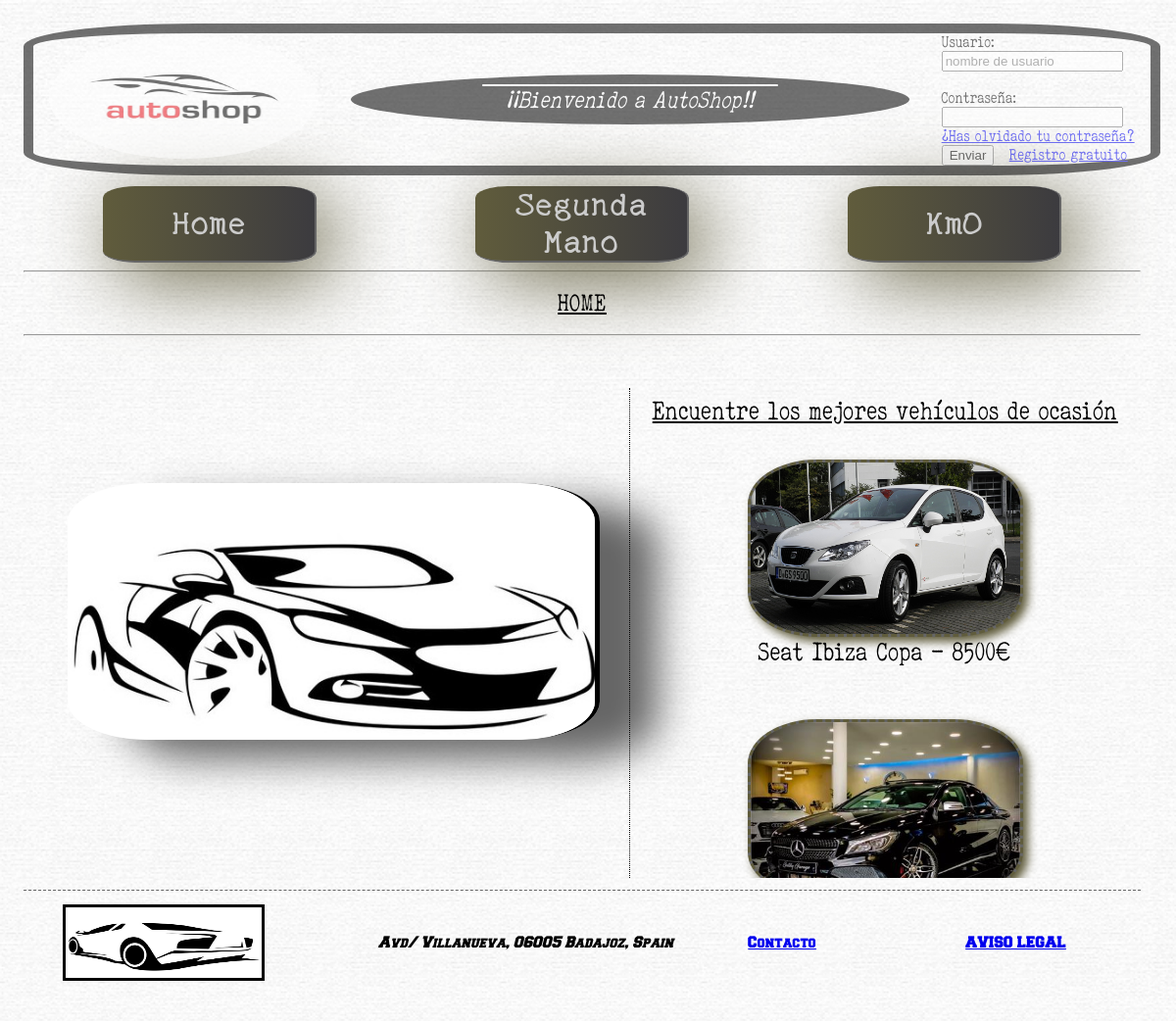
The page / on the database its author committed.
### tables this page shows
CREATE TABLE IF NOT EXISTS `secciones` (
  `id` int(11) NOT NULL AUTO_INCREMENT,
  `nombre` varchar(18) NOT NULL,
  `items` varchar(1000) DEFAULT NULL,
  `titulo` varchar(50) NOT NULL,
  PRIMARY KEY (`id`)
);

### php_PDO_POO/clasePaginacion.php (called while the page is built, shortened)
<?php
	class clasePaginacion extends DataObject {
		public static function registrosPagina($pagina, $tabla){
			$conexion = parent::conectar();
			if (($pagina) > 0){
				$sql = "SELECT * FROM " . $tabla . " LIMIT " . (($pagina -1)*TAMANIO_PAGINA) . "," . TAMANIO_PAGINA . ";";
			}else{
				$sql = "SELECT * FROM " . $tabla . ";";
			}
			try{
				$st = $conexion->prepare($sql);
				$st->execute();
				$registros = $st->fetchAll();
				return $registros;
			}catch( PDOException $e ){
				die( "Recuperacion registros fallido: " . $e->getMessage() . " en la línea: " . $e->getLine());
			}finally{
				parent::desconectar( $conexion );
			}
		}
	}
?>

### index.php (the view, shortened to what this page needs)
<!doctype html>
<html lang="es">
	<head>
		<link rel="stylesheet" type="text/css" href="style_index.css"/>
	</head>
	<body>
		<header>
			<a href="index.php">
					<img id="icono" src="Imagenes/Logo-autoshop.jpg" alt="logo" width="275" height="125"/>
			</a>
			<h1>&ensp;&ensp;¡¡Bienvenido a AutoShop!!&ensp;&ensp;</h1>
			<?php
					if(!empty($_SESSION['usuario'])){
						if ($_SESSION['usuario']=='admin'){
							echo '<aside class="registrado">
								<table border="2">
									<tr><th> <strong>  Usuario: ' . $_SESSION['usuario'] . '</strong> </th>
									</tr>
									<tr><th> <a href="updatear_perfil.php"> ACTUALIZAR PERFIL </a> <tr><th>
									<tr><th> <a href="registro_item.php"> REGISTRAR VEHÍCULO </a> <tr><th>
									<tr><th> <a href="registro_seccion.php"> GESTIONAR SECCIONES </a> <tr><th>
								</table>
								<p><a href="cerrar_sesion.php"> LOGOUT </p></a>
							</aside>';
						}
						else{
							echo '<aside class="registrado">
								<table border="2">
									<tr><th> <strong>  Usuario: ' . $_SESSION['usuario'] . '</strong> </th>
									</tr>
									<tr><th> <a href="updatear_perfil.php"> ACTUALIZAR PERFIL </a> <tr><th>
								</table>
								<p><a href="cerrar_sesion.php"> LOGOUT </p></a>
							</aside>';
						}
					}
					else{
						echo '
							<aside>
								<form name="comprueba_login" id="comprueba_login" method="POST" action="comprueba_login.php" autocomplete="on" onsubmit="return validarFormularioLogin();">
									<label for="user"> Usuario: </label> <br>
									<input name="usuario" id="user" type="text" placeholder="nombre de usuario"/>
									<br><br>
									<label for="password"> Contraseña: </label> <br>
									<input name="password" id="password" type="password" />
									<p><a href="recuperar_contraseña.html">¿Has olvidado tu contraseña?</a></p>
									<input type="submit" id="btn_submit" value="Enviar"> &nbsp;
									<a href="registro_usuario.php"> Registro gratuito </a>
								</form>
							</aside>
						';
					}
			?>
		</header>
        <nav id="navigation">
			<?php
                    require_once("php_PDO_POO/clasePaginacion.php");
					$secciones = clasePaginacion::registrosPagina(0, TABLA_SECCIONES);
			?>
            <ul id="bar">
                <?php
                    foreach($secciones as $seccion){
                            echo '<a class="lbar" href="' . $seccion['nombre'] . '.php"><li class="linksBar">' . $seccion['titulo'] . '</li></a>';
                    }
                ?>
            </ul>
		</nav>
		<hr>
		<main>
        	<h2 class="tituloseccion"> HOME </h2>
			<hr>
			<section id="sectHome">
				<article id="mainImgHome">
					<figure>
					  <img src="Imagenes/foto7.jpg" alt="mainimg" width="600" height="500">
					</figure>
				</article>
				<article class="minigallery">
					<h2> Encuentre los mejores vehículos de ocasión </h2>
					<a href="item1.php">
						<figure>
							<img src="Imagenes/Catalogo/Seat_Ibiza_Copa.jpg" alt="coche1_seat" width="275" height="175">
							<figcaption> Seat Ibiza Copa - 8500€ </figcaption>
						</figure>
					</a>
					<a href="item1.php">
						<figure>
							<img src="Imagenes/Catalogo/Mercedes-Benz-CLA.jpg" alt="coche1_seat" width="275" height="175">
						</figure>
					</a>
				</article>
			</section>
		</main>
		<footer>
				<figure>
					<img src="Imagenes/foto4.jpg" alt="logofooter" width="200" height="70">
				</figure>
				<address>
				Avd/ Villanueva, 06005 Badajoz, Spain
				</address>
				<p><a href="Contacto.html"> Contacto </a><p>
				<p><a href="warning.php"> AVISO LEGAL </a><p>
		</footer>
	</body>
</html>

### style_index.css (style rules this page uses)
html, body, h1, h2, h3, h4, h5, h6, p, ol, ul, li, pre, code, address, variable, form, fieldset, blockquote { padding: 0; margin: 0; font-size: 100%; font-weight: normal; }
img, fieldset { border: 0; }
ul { padding-left: 1.4em; list-style:square; }
body { font: normal .875em "Elegant","Pencil", Geneva, sans-serif; font-size: 100%; background-image:url(Imagenes/fondoblanco.png); background-size:cover; margin: 2%; padding-bottom: 2%; width: 95%; }
header { width: 100%; height: 100%; opacity: 0.55; border: 10px solid #000; border-radius: 15%; margin-bottom: 1%; display:flex; justify-content: space-around; align-items: center; }
h1 { background-color: black; width: 50%; font: normal 1.5em "Elegant","Pencil", Geneva, sans-serif; color: #FFF; text-decoration: overline; padding-top: 1%; padding-bottom: 1%; font-style: italic; text-align: center; border-radius: 50% 50%; }
.tituloseccion { display:flex; justify-content: center; }
#icono { border-radius: 50% 50%; }
#bar { max-width:100%; font: bold 1.7em "Pencil", Geneva, sans-serif; list-style-type: none; border-radius: 15%; display:flex; justify-content: space-around; flex-wrap: wrap; padding:0%; }
.lbar { width: 19%; heigth: 20%; display:flex; text-align:center; align-items: center; text-decoration: none; background: #3C3B3F; background: -webkit-linear-gradient(to right, #605C3C, #3C3B3F); background: linear-gradient(to right, #605C3C, #3C3B3F); border-bottom: 2px solid #666; border-right: 2px solid #666; border-radius: 15%; box-shadow:#605C3C 15px 15px 80px; }
.lbar:link { color: #CCC; }
.linksBar { font-size: 120%; margin: 0 auto; display: flex; justify-content: center; }
footer { font: normal .875em "Freshman", Geneva, sans-serif; margin-top: 1%; border-top: 1px dashed #666666; display: flex; flex-wrap: wrap; justify-content: space-between; align-items: center; clear:both; }
footer figure { border: 3px solid #000; background-color: #FFF; }
footer address { display: inline; clear:both; }
#sectHome { display:flex; flex-direction: rows; justify-content: space-around; align-items: center; clear:both; }
#sectHome a:link, a:visited, a:active { text-decoration:none; }
#mainImgHome figure img { width: 100%; height: 100%; border-radius: 15%; box-shadow:#666 60px 20px 40px; margin-top: 1%; margin-left: 1%; border-right: thick solid black; }
.minigallery figure { display:flex; flex-direction: column; align-items: center; font: normal 1.5em "Elegant","Pencil", Geneva, sans-serif; color: black; }
.minigallery img { border-color: #605C3C; border-style: dashed; border-width: medium; background:#666; border-radius:25%; box-shadow:#605C3C 5px 5px 10px; }
.minigallery { font: bold 1.1em "Pencil", Geneva, sans-serif; margin-top: 4%; width: 50%; height: 500px; display: flex; flex-direction: column; justify-content: space-between; align-items: center; overflow: scroll; overflow-x: hidden; border-left: thin dotted black; }
h2 { font: normal 1.5em "Elegant","Pencil", Geneva, sans-serif; color: #000; text-decoration: underline; margin: 1.5%; }

### rows shown on the page
secciones: titulo "Home"
secciones: titulo "Segunda Mano"
secciones: titulo "Km0"
